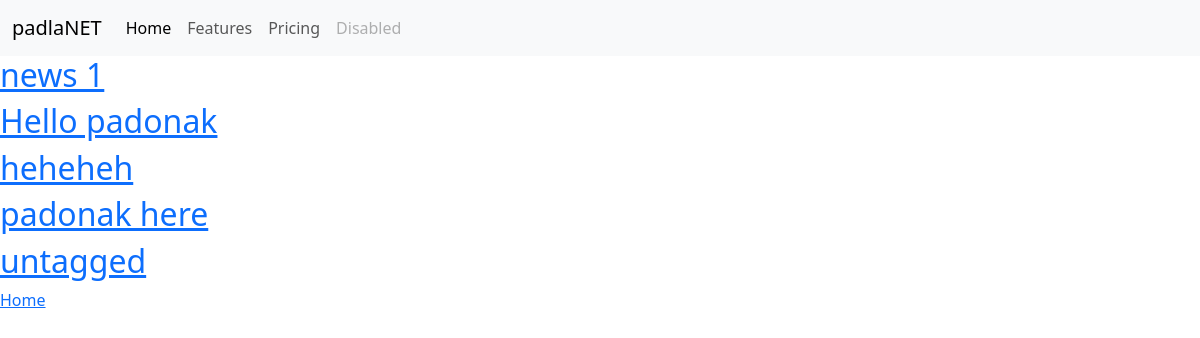
/blog/blog_archive, run on an earlier commit of the app's database.
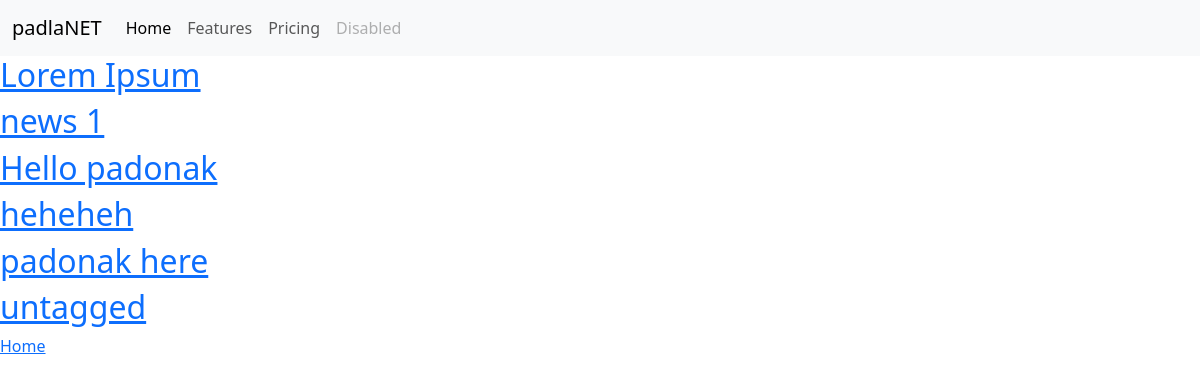
And on a later commit of the database.
### blog/models.py (models this page shows)
class Blog(models.Model):
    title = models.CharField(max_length=200)
    description = models.TextField()
    date = models.DateField()

### blog/views.py (the view)
# urls.py: path('blog_archive', views.blog_archive, name = 'blog_archive' ),
def blog_archive(request):
    blog_archive = Blog.objects.order_by('-date')
    return render(request, 'blog/blog_archive.html', {'blog_archive':blog_archive})

### blog/templates/blog/blog_archive.html
{% extends 'portfolio/base.html' %}
{% block content %}
<body>
{% for blog in blog_archive %}
<a href="{% url 'blog:detail' blog.id %}"><H2>{{ blog.title }}</H2></a>
{% endfor %}
<a href="/blog">Home</a>
{% endblock %}

What changed in the data, as far as the page shows it:
added Blog: title "Lorem Ipsum"
